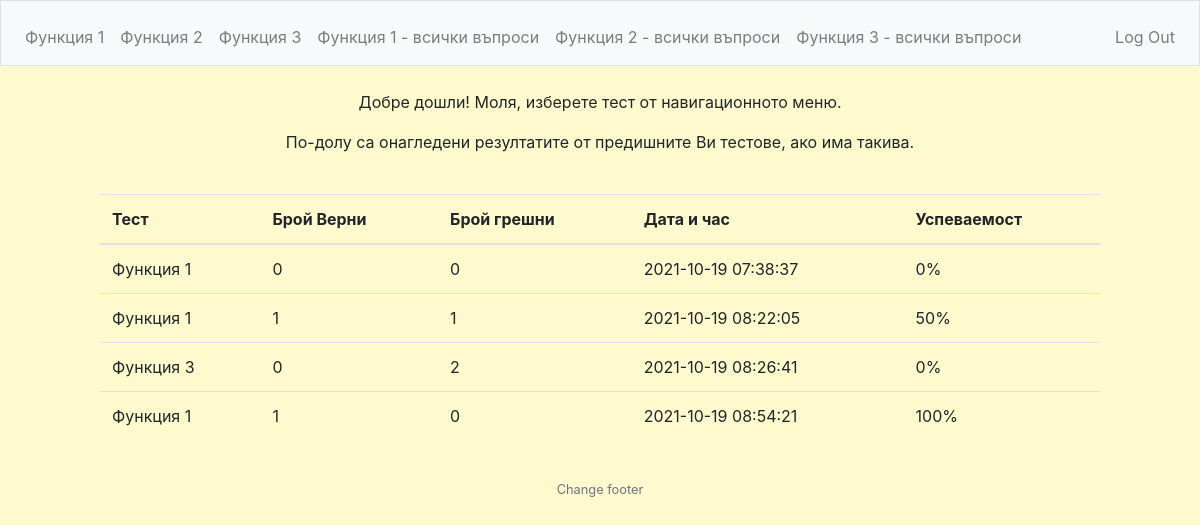
The page / (signed in) on the database its author committed.
### tables this page shows
CREATE TABLE 'history' ('id' integer NOT NULL, 'test' text NOT NULL, 'broi_verni' integer NOT NULL, 'broi_greshni' integer NOT NULL, 'data' datetime NOT NULL, 'uspevamost'  INTEGER NOT NULL  );

### application.py (the view)
@app.route("/")
@login_required
def index():
    user_id = session["user_id"]
    info = db.execute("SELECT test, broi_verni, broi_greshni, data, uspevamost FROM history WHERE id=?", (user_id,)).fetchall()
    return render_template("index.html", info = info)

### application.py (called while the page is built)
def login_required(f):
    @wraps(f)
    def decorated_function(*args, **kwargs):
        if session.get("user_id") is None:
            return redirect("/login")
        return f(*args, **kwargs)
    return decorated_function

### templates/index.html (shortened to what this page needs)
{% extends "layout.html" %}
{% block main %}
  <br>
  <p class="intro">Добре дошли! Моля, изберете тест от навигационното меню.</p>
  <p class="intro">По-долу са онагледени резултатите от предишните Ви тестове, ако има такива.</p>
  <br>
  <table class="table">
        <thead>
            <tr>
                <th scope="col">Тест</th>
                <th scope="col">Брой Верни</th>
                <th scope="col">Брой грешни</th>
                <th scope="col">Дата и час</th>
                <th scope="col">Успеваемост</th>
            </tr>
        </thead>
        <tbody>
            {% for i in info %}
            <tr>
                <td>{{ i[0] }}</td>
                <td>{{ i[1] }}</td>
                <td>{{ i[2] }}</td>
                <td>{{ i[3] }}</td>
                <td>{{ i[4] }}%</td>
            </tr>
            {% endfor %}
        </tbody>
    </table>
{% endblock %}

### templates/layout.html (shortened to what this page needs)
<!DOCTYPE html>
<html lang="en">
    <head>
        <link rel="stylesheet" href="https://cdn.jsdelivr.net/npm/bootstrap@4.5.3/dist/css/bootstrap.min.css">
        <link href="/static/styles.css" rel="stylesheet">
    </head>
    <body style="background-color: LemonChiffon">
        <nav class="navbar navbar-expand-md navbar-light bg-light border">
            <div class="collapse navbar-collapse" id="navbar">
                {% if session.user_id %}
                    <ul class="navbar-nav mr-auto mt-2">
                        <li class="nav-item"><a class="nav-link" href="/test1">Функция 1</a></li>
                        <li class="nav-item"><a class="nav-link" href="/test2">Функция 2</a></li>
                        <li class="nav-item"><a class="nav-link" href="/test3">Функция 3</a></li>
                        <li class="nav-item"><a class="nav-link" href="/test1_full">Функция 1 - всички въпроси</a></li>
                        <li class="nav-item"><a class="nav-link" href="/test2_full">Функция 2 - всички въпроси</a></li>
                        <li class="nav-item"><a class="nav-link" href="/test3_full">Функция 3 - всички въпроси</a></li>
                    </ul>
                    <ul class="navbar-nav ml-auto mt-2">
                        <li class="nav-item"><a class="nav-link" href="/logout">Log Out</a></li>
                    </ul>
                {% else %}
                    <ul class="navbar-nav ml-auto mt-2">
                        <li class="nav-item"><a class="nav-link" href="/register">Register</a></li>
                        <li class="nav-item"><a class="nav-link" href="/login">Log In</a></li>
                    </ul>
                {% endif %}
            </div>
        </nav>
        <main>
            {% block main %}{% endblock %}
        </main>
        <br>
        <footer class="small text-center text-muted">
            Change footer
        </footer>
    </body>
</html>

### static/styles.css (style rules this page uses)
li { display: inline-block; }
.intro { text-align: center; }
.table { width: 1000px; margin-left: auto; margin-right: auto; }

### rows shown on the page
history: test "Функция 1", broi_verni "0", broi_greshni "0", data "2021-10-19 07:38:37", uspevamost "0"
history: test "Функция 1", broi_verni "1", broi_greshni "1", data "2021-10-19 08:22:05", uspevamost "50"
history: test "Функция 3", broi_verni "0", broi_greshni "2", data "2021-10-19 08:26:41", uspevamost "0"
history: test "Функция 1", broi_verni "1", broi_greshni "0", data "2021-10-19 08:54:21", uspevamost "100"
